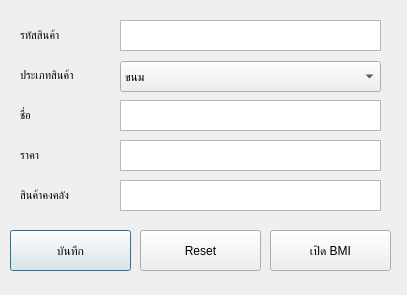
<?xml version="1.0" encoding="UTF-8"?>
<ui version="4.0">
 <class>Dialog</class>
 <widget class="QDialog" name="Dialog">
  <property name="geometry">
   <rect>
    <x>0</x>
    <y>0</y>
    <width>407</width>
    <height>295</height>
   </rect>
  </property>
  <property name="windowTitle">
   <string>TNI Shop</string>
  </property>
  <widget class="QLabel" name="label">
   <property name="geometry">
    <rect>
     <x>20</x>
     <y>20</y>
     <width>81</width>
     <height>31</height>
    </rect>
   </property>
   <property name="font">
    <font>
     <pointsize>8</pointsize>
    </font>
   </property>
   <property name="text">
    <string>รหัสสินค้า</string>
   </property>
  </widget>
  <widget class="QTextEdit" name="textIdProduct">
   <property name="geometry">
    <rect>
     <x>120</x>
     <y>20</y>
     <width>261</width>
     <height>31</height>
    </rect>
   </property>
  </widget>
  <widget class="QLabel" name="label_2">
   <property name="geometry">
    <rect>
     <x>20</x>
     <y>60</y>
     <width>81</width>
     <height>31</height>
    </rect>
   </property>
   <property name="font">
    <font>
     <pointsize>8</pointsize>
    </font>
   </property>
   <property name="text">
    <string>ประเภทสินค้า</string>
   </property>
  </widget>
  <widget class="QLabel" name="label_3">
   <property name="geometry">
    <rect>
     <x>20</x>
     <y>100</y>
     <width>81</width>
     <height>31</height>
    </rect>
   </property>
   <property name="font">
    <font>
     <pointsize>8</pointsize>
    </font>
   </property>
   <property name="text">
    <string>ชื่อ</string>
   </property>
  </widget>
  <widget class="QTextEdit" name="textName">
   <property name="geometry">
    <rect>
     <x>120</x>
     <y>100</y>
     <width>261</width>
     <height>31</height>
    </rect>
   </property>
  </widget>
  <widget class="QLabel" name="label_4">
   <property name="geometry">
    <rect>
     <x>20</x>
     <y>140</y>
     <width>81</width>
     <height>31</height>
    </rect>
   </property>
   <property name="font">
    <font>
     <pointsize>8</pointsize>
    </font>
   </property>
   <property name="text">
    <string>ราคา</string>
   </property>
  </widget>
  <widget class="QTextEdit" name="textPrice">
   <property name="geometry">
    <rect>
     <x>120</x>
     <y>140</y>
     <width>261</width>
     <height>31</height>
    </rect>
   </property>
  </widget>
  <widget class="QLabel" name="label_5">
   <property name="geometry">
    <rect>
     <x>20</x>
     <y>180</y>
     <width>81</width>
     <height>31</height>
    </rect>
   </property>
   <property name="font">
    <font>
     <pointsize>8</pointsize>
    </font>
   </property>
   <property name="text">
    <string>สินค้าคงคลัง</string>
   </property>
  </widget>
  <widget class="QTextEdit" name="textStock">
   <property name="geometry">
    <rect>
     <x>120</x>
     <y>180</y>
     <width>261</width>
     <height>31</height>
    </rect>
   </property>
  </widget>
  <widget class="QComboBox" name="comboBoxCat">
   <property name="geometry">
    <rect>
     <x>120</x>
     <y>61</y>
     <width>261</width>
     <height>31</height>
    </rect>
   </property>
   <item>
    <property name="text">
     <string>ขนม</string>
    </property>
   </item>
   <item>
    <property name="text">
     <string>อาหาร</string>
    </property>
   </item>
  </widget>
  <widget class="QPushButton" name="btnSave">
   <property name="geometry">
    <rect>
     <x>10</x>
     <y>230</y>
     <width>121</width>
     <height>41</height>
    </rect>
   </property>
   <property name="toolTip">
    <string extracomment="For Calculate BMI"/>
   </property>
   <property name="text">
    <string>บันทึก</string>
   </property>
  </widget>
  <widget class="QPushButton" name="btnReset">
   <property name="geometry">
    <rect>
     <x>140</x>
     <y>230</y>
     <width>121</width>
     <height>41</height>
    </rect>
   </property>
   <property name="toolTip">
    <string extracomment="For Calculate BMI"/>
   </property>
   <property name="text">
    <string>Reset</string>
   </property>
  </widget>
  <widget class="QPushButton" name="btnShowBMI">
   <property name="geometry">
    <rect>
     <x>270</x>
     <y>230</y>
     <width>121</width>
     <height>41</height>
    </rect>
   </property>
   <property name="toolTip">
    <string extracomment="For Calculate BMI"/>
   </property>
   <property name="text">
    <string>เปิด BMI</string>
   </property>
  </widget>
 </widget>
 <resources/>
 <connections/>
</ui>
